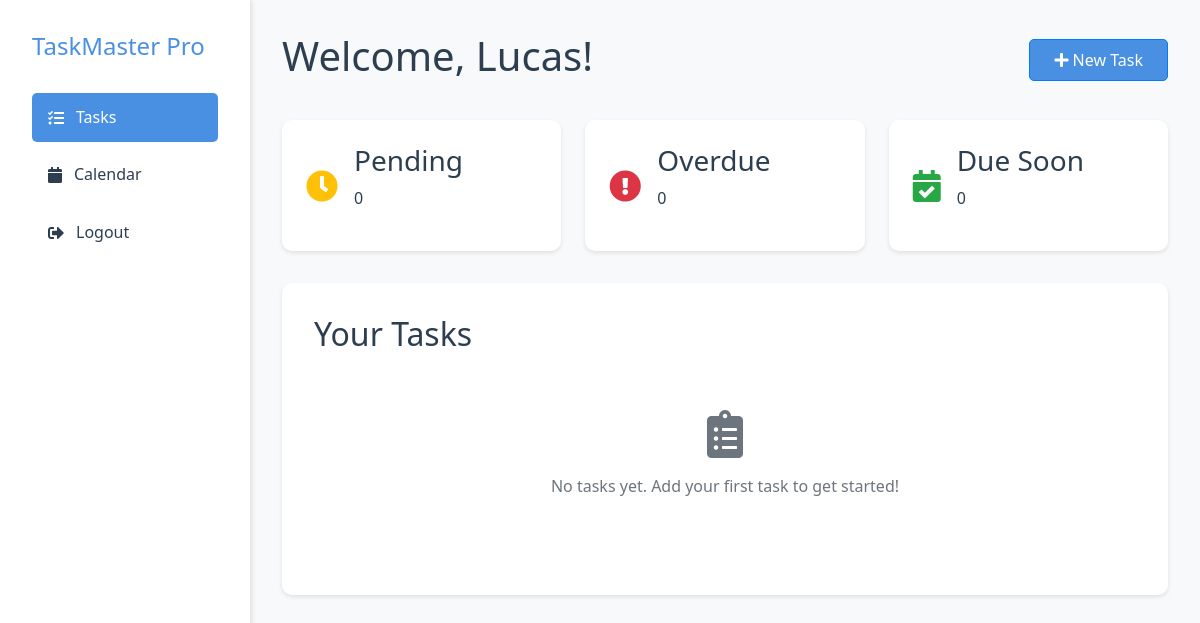
/dashboard (signed in), run on an earlier commit of the app's database.
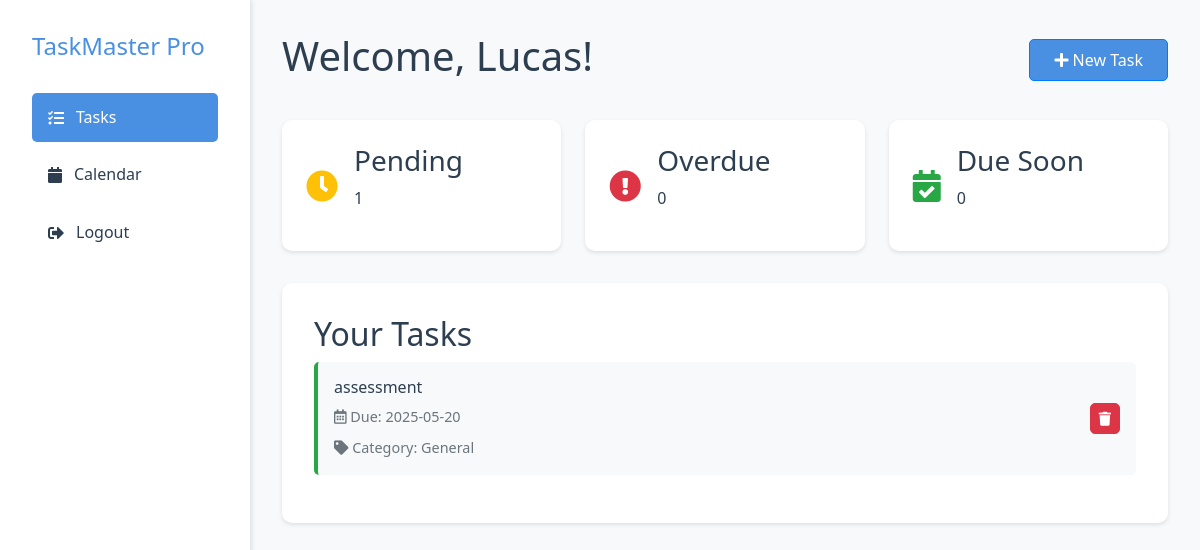
And on a later commit of the database.
### tables this page shows
CREATE TABLE todos (
                id INTEGER PRIMARY KEY AUTOINCREMENT,
                user_id INTEGER NOT NULL,
                task TEXT NOT NULL,
                due_date TEXT NOT NULL,
                done BOOLEAN NOT NULL DEFAULT 0, category_id INTEGER 
            REFERENCES categories(id), category TEXT DEFAULT 'General',
                FOREIGN KEY (user_id) REFERENCES users (id)
            );

### app.py (the view, shortened to what this page needs)
@app.route("/dashboard", methods=["GET", "POST"])
def dashboard():
    if 'user_id' not in session:
        flash("Please login first!", "error")
        return redirect(url_for("login"))
    conn = sqlite3.connect(DB_PATH)
    cursor = conn.cursor()
    cursor.execute("SELECT id, task, due_date, category FROM todos WHERE user_id = ?", (session['user_id'],))
    todos = cursor.fetchall()
    conn.close()
    todo_list = []
    for todo in todos:
        due_date = datetime.fromisoformat(todo[2])
        time_left = due_date - datetime.now()
        if time_left.total_seconds() < 0:
            color = "red"  # Overdue
        elif time_left <= timedelta(days=7):
            color = "yellow"  # Due soon
        else:
            color = "on-time"
        todo_list.append({
            "id": todo[0],
            "task": todo[1],
            "due_date": due_date.strftime("%Y-%m-%d"),
            "category": todo[3],
            "color": color
        })
    return render_template("dashboard.html", todo_list=todo_list)

### templates/dashboard.html (shortened to what this page needs)
<!DOCTYPE html>
<html lang="en">
<head>
    <link rel="stylesheet" href="{{ url_for('static', filename='css/style.css') }}">
    <link rel="stylesheet" href="https://cdnjs.cloudflare.com/ajax/libs/font-awesome/5.15.4/css/all.min.css">
</head>
<body class="dashboard-body">
    <div class="dashboard-container">
        <aside class="sidebar">
            <div class="sidebar-header">
                <h2 class="logo">TaskMaster Pro</h2>
            </div>
            <nav class="sidebar-nav">
                <a href="{{ url_for('dashboard') }}" class="nav-item active">
                    <i class="fas fa-tasks"></i> Tasks
                </a>
                <a href="#" class="nav-item">
                    <i class="fas fa-calendar"></i> Calendar
                </a>
                <a href="{{ url_for('logout') }}" class="nav-item">
                    <i class="fas fa-sign-out-alt"></i> Logout
                </a>
            </nav>
        </aside>
        <main class="main-content">
            <header class="dashboard-header">
                <h1>Welcome, {{ session['username'] }}!</h1>
                <div class="header-actions">
                    <button class="btn btn-primary" onclick="document.getElementById('addTaskModal').style.display='block'">
                        <i class="fas fa-plus"></i> New Task
                    </button>
                </div>
            </header>
            <div class="task-summary">
                <div class="summary-card">
                    <i class="fas fa-clock text-warning"></i>
                    <div class="summary-info">
                        <h3>Pending</h3>
                        <p>{{ todo_list|length }}</p>
                    </div>
                </div>
                <div class="summary-card">
                    <i class="fas fa-exclamation-circle text-danger"></i>
                    <div class="summary-info">
                        <h3>Overdue</h3>
                        <p>{{ todo_list|selectattr('color', 'equalto', 'red')|list|length }}</p>
                    </div>
                </div>
                <div class="summary-card">
                    <i class="fas fa-calendar-check text-success"></i>
                    <div class="summary-info">
                        <h3>Due Soon</h3>
                        <p>{{ todo_list|selectattr('color', 'equalto', 'yellow')|list|length }}</p>
                    </div>
                </div>
            </div>
            <div class="task-list">
                <h2>Your Tasks</h2>
                {% if todo_list %}
                    {% for todo in todo_list %}
                    <div class="task-card status-{{ todo.color }}">
                        <div class="task-content">
                            <h3>{{ todo.task }}</h3>
                            <p><i class="far fa-calendar-alt"></i> Due: {{ todo.due_date }}</p>
                            <p><i class="fas fa-tag"></i> Category: {{ todo.category }}</p>
                        </div>
                        <div class="task-actions">
                            <a href="{{ url_for('delete_task', task_id=todo.id) }}" class="btn btn-danger btn-sm">
                                <i class="fas fa-trash"></i>
                            </a>
                        </div>
                    </div>
                    {% endfor %}
                {% else %}
                    <div class="empty-state">
                        <i class="fas fa-clipboard-list"></i>
                        <p>No tasks yet. Add your first task to get started!</p>
                    </div>
                {% endif %}
            </div>
        </main>
    </div>
</body>
</html>

### static/css/style.css (style rules this page uses)
:root { --primary-color: #4a90e2; --secondary-color: #2c3e50; --background-color: #f5f6fa; --text-color: #2c3e50; --spacing: 2rem; }
* { margin: 0; padding: 0; box-sizing: border-box; }
body { font-family: 'Segoe UI', system-ui, sans-serif; line-height: 1.6; color: var(--text-color); background-color: var(--background-color); }
.logo { font-size: 1.5rem; color: var(--primary-color); }
.btn { padding: 0.5rem 1.5rem; border-radius: 5px; text-decoration: none; font-weight: 500; transition: all 0.3s ease; }
.btn-primary { background: var(--primary-color); color: white; }
.dashboard-body { background-color: #f8f9fa; height: 100vh; overflow: hidden; }
.dashboard-container { display: flex; height: 100vh; }
.sidebar { width: 250px; background: white; box-shadow: 2px 0 5px rgba(0,0,0,0.1); padding: 2rem; }
.sidebar-header { margin-bottom: 2rem; }
.nav-item { display: flex; align-items: center; padding: 0.75rem 1rem; color: var(--secondary-color); text-decoration: none; border-radius: 5px; margin-bottom: 0.5rem; }
.nav-item i { margin-right: 0.75rem; }
.nav-item:hover, .nav-item.active { background: var(--primary-color); color: white; }
.main-content { flex: 1; padding: 2rem; overflow-y: auto; }
.dashboard-header { display: flex; justify-content: space-between; align-items: center; margin-bottom: 2rem; }
.task-summary { display: grid; grid-template-columns: repeat(auto-fit, minmax(200px, 1fr)); gap: 1.5rem; margin-bottom: 2rem; }
.summary-card { background: white; padding: 1.5rem; border-radius: 10px; display: flex; align-items: center; box-shadow: 0 2px 4px rgba(0,0,0,0.1); }
.summary-card i { font-size: 2rem; margin-right: 1rem; }
.text-warning { color: #ffc107; }
.text-danger { color: #dc3545; }
.text-success { color: #28a745; }
.task-list { background: white; padding: 2rem; border-radius: 10px; box-shadow: 0 2px 4px rgba(0,0,0,0.1); }
.task-card { display: flex; justify-content: space-between; align-items: center; padding: 1rem; border-radius: 5px; margin-bottom: 1rem; background: #f8f9fa; border-left: 4px solid #ddd; }
.status-on-time { border-left-color: #28a745; }
.task-content h3 { margin: 0; font-size: 1rem; }
.task-content p { margin: 0.5rem 0 0; color: #6c757d; font-size: 0.9rem; }
.btn-sm { padding: 0.25rem 0.5rem; font-size: 0.875rem; }
.btn-danger { background: #dc3545; color: white; }

What changed in the data, as far as the page shows it:
added todos: task "assessment", due_date "2025-05-20", category "General"
Also different on the page:
{{ todo_list|length }}: "0" → "1"
text no longer shown: "No tasks yet. Add your first task to get started!"
